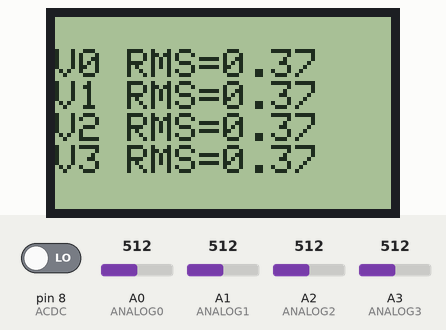
Bench run of a sketch on a simulated Arduino Uno, built with avr-gcc and run on an emulated ATmega328P. On the bench: 84×48 one-colour display. Inputs (shaded band) come from the test bench; at power-on: A0 (ANALOG0) = 512, A1 (ANALOG1) = 512, pin 8 (ACDC) LOW, A2 (ANALOG2) = 512, A3 (ANALOG3) = 512. What the sketch prints to the serial monitor is not drawn.

Above: at 1.2 s.
1.3 s: A0 (ANALOG0) set to 716
At 2.6 s:
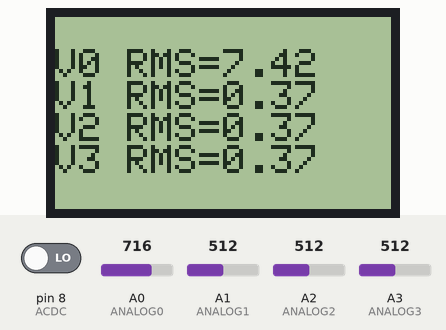
2.9 s: A1 (ANALOG1) set to 306
At 3.7 s:
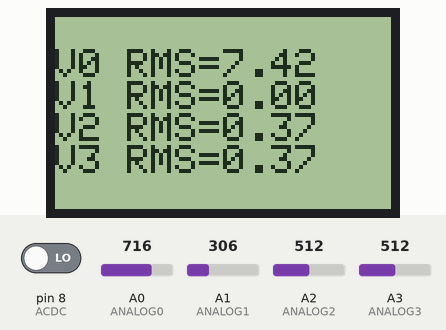
4.5 s: pin 8 (ACDC) driven HIGH
At 5.3 s:
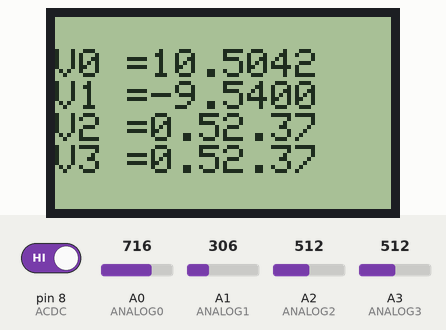
6.1 s: A2 (ANALOG2) set to 992
At 7.3 s:
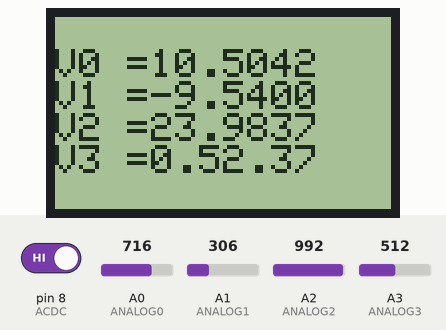
7.6 s: A3 (ANALOG3) set to 716
At 8.1 s:
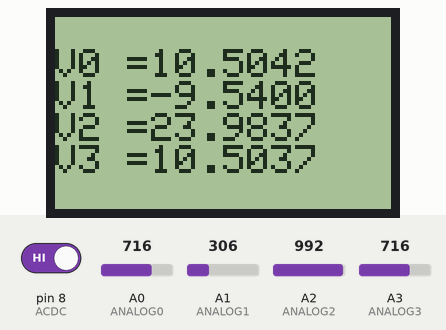
9.1 s: A1 (ANALOG1) set to 30
At 9.9 s:
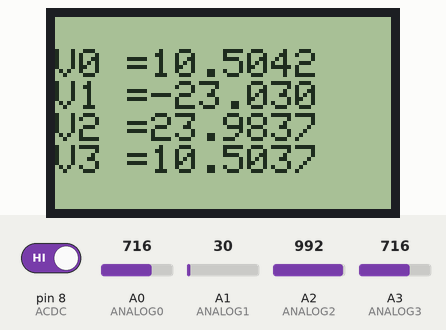
Timing chart, 0 to 11.6 s (numbered marks = the images above; inputs shaded):
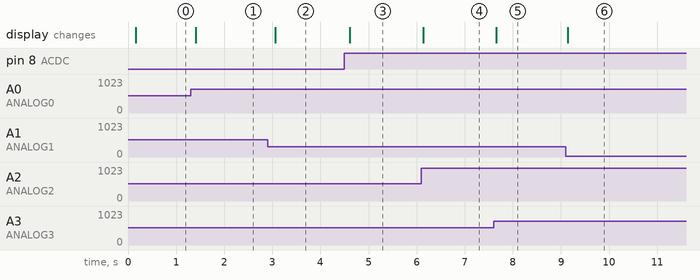

Measured:
- after the input at 1.3 s, the display: changes after 0.11 s (image 1)
- after the input at 2.9 s, the display: changes after 0.16 s (image 2)
- after the input at 4.5 s, the display: changes after 0.11 s (image 3)
- after the input at 6.1 s, the display: changes at once (image 4)
- after the input at 7.6 s, the display: changes after 0.06 s (image 5)
- after the input at 9.1 s, the display: changes at once (image 6)

The sketch:

volt.ino
```cpp
#define ANALOG0 A0 // Pines analógicos
#define ANALOG1 A1
#define ANALOG2 A2
#define ANALOG3 A3
#define ACDC 8 //Pin digital
#define SAMPLES 150


#include <PCD8544.h>
double V0, V1, V2, V3;
double MaxV0 = 0.0, MaxV1 = 0.0, MaxV2 = 0.0, MaxV3 = 0.0;
double impr[4] = {0,0,0,0};

PCD8544 pantalla;

void imprimir_lcd(char str[15], double V); // funcion para imprimir en la pantalla
void puerto_serial(double V0, double V1, double V2, double V3); // funcion para imprimir en el puerto serial

void setup() {
  // put your setup code here, to run once:
  Serial.begin(9600); // Puerto serial
  analogReference(5);// Desingnamos la referencia como la tensión máxima recibida por el arduino, que equivaldrá a 1023
  pinMode(ACDC, INPUT); // Usamos el interruptor como input
  pantalla.begin();
}

void loop() {


switch (digitalRead(ACDC)) {
  case HIGH: // En DC
    V0 = ((analogRead(ANALOG0)*5.0/1023.0)-2.45)*(50.0/5.0);   // leer entrada analógica y transformarla al rango original
    V1 = ((analogRead(ANALOG1)*5.0/1023.0)-2.45)*(50.0/5.0);
    V2 = ((analogRead(ANALOG2)*5.0/1023.0)-2.45)*(50.0/5.0);
    V3 = ((analogRead(ANALOG3)*5.0/1023.0)-2.45)*(50.0/5.0);

    pantalla.setCursor(0, 1);
    if (abs(V0) > 24) pantalla.print("Peligro! V0  "); // Si el valor leído es es mayor a 24, encendemos alarma
    else imprimir_lcd("V0 =", V0); // Usamos la raíz cuadrada del valor máximo

    pantalla.setCursor(0, 2);
    if (abs(V1) > 24) pantalla.print("Peligro! V1  ");
    else imprimir_lcd("V1 =", V1);

    pantalla.setCursor(0, 3);
    if (abs(V2) > 24) pantalla.print("Peligro! V2  ");
    else imprimir_lcd("V2 =", V2);

    pantalla.setCursor(0, 4);
    if (abs(V3) > 24) pantalla.print("Peligro! V3  ");
    else imprimir_lcd("V3 =", V3);

    impr[0] = (abs(V0) > 24) ? 999 : V0; // Si el abs del valor leído es es mayor a 24 , indicamos un numero alto
    impr[1] = (abs(V1) > 24) ? 999 : V1;
    impr[2] = (abs(V2) > 24) ? 999 : V2;
    impr[3] = (abs(V3) > 24) ? 999 : V3;

    puerto_serial(impr[0], impr[1], impr[2], impr[3]);


  break;

  case LOW: //En AC
    for (int i = 0; i < SAMPLES; i++) {
    /* Usamos 500 samples en un periodo para determinar el
    valor pico de la señal*/
        V0 = ((analogRead(ANALOG0)*5.0/1023.0)-2.45)*(50.0/5.0);   // leer entrada analógica y transformarla al rango original
        V1 = ((analogRead(ANALOG1)*5.0/1023.0)-2.45)*(50.0/5.0);
        V2 = ((analogRead(ANALOG2)*5.0/1023.0)-2.45)*(50.0/5.0);
        V3 = ((analogRead(ANALOG3)*5.0/1023.0)-2.45)*(50.0/5.0);

        if (abs(V0) > 24) {
          pantalla.setCursor(0, 1);
          pantalla.print("Peligro! V0  "); // Si el valor leído es es mayor a 24, encendemos alarma
          MaxV0 = 1413; // 1413 entre raiz de 2 es aproximadamente 999
        }
        else MaxV0 = (V0 > MaxV0) ? V0 : MaxV0; // Si el valor leído es es máximo se le asigna a la variable

        if (abs(V1) > 24) {
          pantalla.setCursor(0, 2);
          pantalla.print("Peligro! V1  ");
          MaxV1 = 1413;
        }
        else MaxV1 = (V1 > MaxV1) ? V1 : MaxV1;

        if (abs(V2) > 24) {
          pantalla.setCursor(0, 3);
          pantalla.print("Peligro! V2  ");
          MaxV2 = 1413;
        }
        else MaxV2 = (V2 > MaxV2) ? V2 : MaxV2;

        if (abs(V3) > 24) {
          pantalla.setCursor(0, 4);
          pantalla.print("Peligro! V3  ");
          MaxV3 = 1413;
        }
        else MaxV3 = (V3 > MaxV3) ? V3 : MaxV3;


    }


    pantalla.setCursor(0, 1);
    imprimir_lcd("V0 RMS=", MaxV0/sqrt(2)); //Usamos la raíz cuadrada del valor máximo

    pantalla.setCursor(0, 2);
    imprimir_lcd("V1 RMS=", MaxV1/sqrt(2));

    pantalla.setCursor(0, 3);
    imprimir_lcd("V2 RMS=", MaxV2/sqrt(2));

    pantalla.setCursor(0, 4);
    imprimir_lcd("V3 RMS=", MaxV3/sqrt(2));

    impr[0] = MaxV0/sqrt(2); // Si el valor leído es es máximo se le asigna a la variable
    impr[1] = MaxV1/sqrt(2);
    impr[2] = MaxV2/sqrt(2);
    impr[3] = MaxV3/sqrt(2);

    puerto_serial(impr[0], impr[1], impr[2], impr[3]);
    MaxV0 = 0;
    MaxV1 = 0;
    MaxV2 = 0;
    MaxV3 = 0;

  break;
  }


}

void imprimir_lcd(char str[15], double V){
  pantalla.print(str); pantalla.print(V);
  }

void puerto_serial(double V0, double V1, double V2, double V3){
  Serial.println(V0);
  Serial.println(V1);
  Serial.println(V2);
  Serial.println(V3);
  }
```
